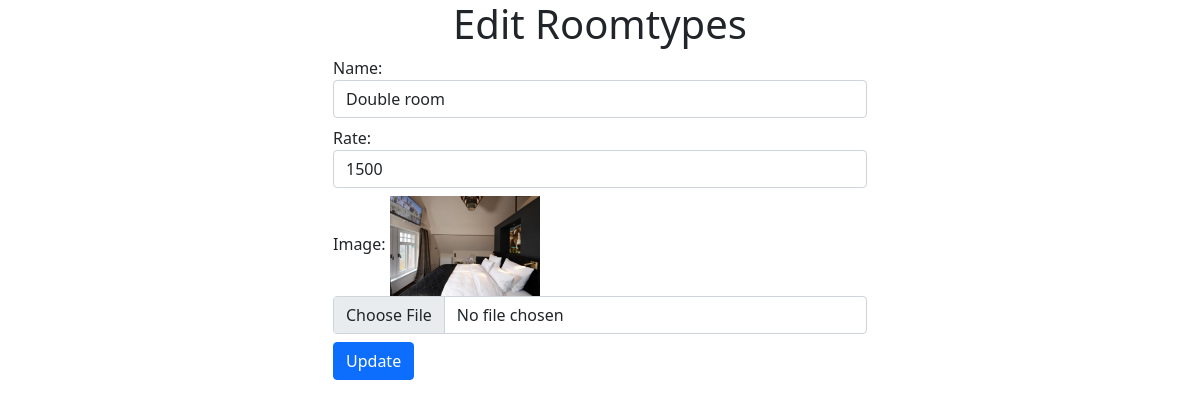
Page /admin/roomtypes-edit.php?id=8 (signed in) on the committed database.
### tables this page shows
CREATE TABLE `roomtypes` (
  `id` int(11) NOT NULL,
  `name` varchar(60) NOT NULL,
  `rate` decimal(10,0) NOT NULL,
  `image` varchar(60) NOT NULL,
  `created_at` timestamp NOT NULL DEFAULT current_timestamp()
);

### admin/roomtypes-edit.php (the view, shortened to what this page needs)
<?php
$conn = db::connect();
if (isset($_GET['id'])) {
    $id = $_GET['id'];
    $q = "select * from roomtypes where id ={$id} limit 1";
    $r = $conn->query($q);
    if ($r->num_rows) {
        $row = $r->fetch_assoc();
    } else {
        exit;
    }
} else exit;
?>
<?php require __DIR__ . '/components/header.php'; ?>
</head>
<body>
    <div class="container">
        <form action="" method="post" enctype="multipart/form-data">
            <h1 class="text-center">Edit Roomtypes</h1>
            <div class="row">
                <div class="col-md-6  offset-md-3">
                    <div class="form-group mb-2">
                        <label>Name:</label>
                        <input type="text" name="name" class="form-control" value="<?= $row['name'] ?>">
                    </div>
                    <div class="form-group mb-2">
                        <label>Rate:</label>
                        <input type="text" name="rate" class="form-control" value="<?= $row['rate'] ?>">
                    </div>
                    <div class="form-group mb-2">
                        <label>Image:</label>
                        <img width="150px" src="assets/roomimage/<?= $row['image']  ?>" alt="">
                        <input type="file" name="image" class="form-control">
                    </div>
                    <div class="form-group mb-2">
                        <input type="submit" class="btn btn-primary" value="Update" name="update">
                    </div>
                </div>
            </div>
        </form>
    </div>
</body>
</html>

### rows in the picture
roomtypes: name "Double room", rate "1500", image (picture)
